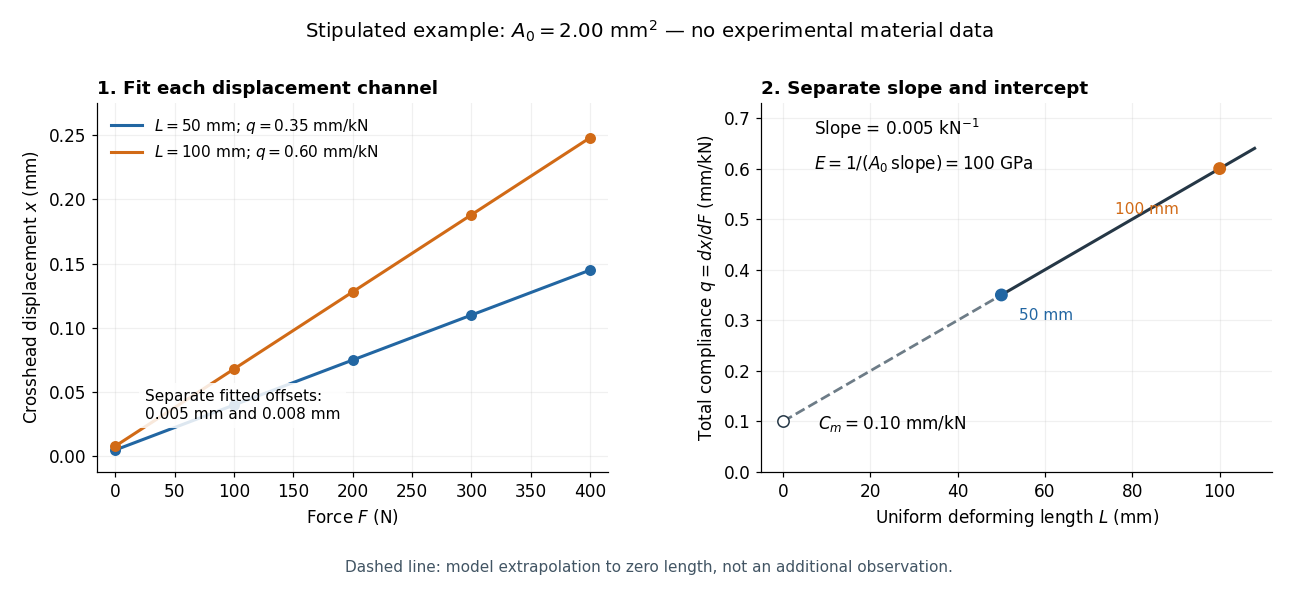

Recreate this plot in Python.
"""Stipulated two-length inverse problem, not measured material data.

Python 3.14, matplotlib 3.10.7, numpy 2.3.5. Writes basename.png to CWD.
"""

from pathlib import Path

import matplotlib.pyplot as plt
import numpy as np


force = np.array([0, 100, 200, 300, 400], dtype=float)
lengths = np.array([50, 100], dtype=float)
displacements = np.array([[.005, .040, .075, .110, .145],
                          [.008, .068, .128, .188, .248]])
fits = np.array([np.polyfit(force, x, 1) for x in displacements])
q = fits[:, 0]
length_slope, machine_compliance = np.polyfit(lengths, q, 1)
area = 2.0
modulus = 1 / (area * length_slope)
assert np.allclose(q, [.00035, .00060], rtol=1e-12)
assert np.isclose(modulus, 100000)
assert np.isclose(machine_compliance, .0001)

plt.rcParams.update({"font.size": 11, "font.family": "DejaVu Sans"})
fig, (left, right) = plt.subplots(1, 2, figsize=(11.8, 5.5))
fig.patch.set_facecolor("white")
colors = ["#2266a2", "#d16a16"]
for i, color in enumerate(colors):
    left.plot(force, np.polyval(fits[i], force), color=color, lw=2,
              label=f"$L={lengths[i]:.0f}$ mm; $q={q[i]*1000:.2f}$ mm/kN")
    left.scatter(force, displacements[i], color=color, s=38, zorder=3)
left.set(xlabel="Force $F$ (N)", ylabel="Crosshead displacement $x$ (mm)",
         xlim=(-15, 415), ylim=(-.012, .275))
left.set_title("1. Fit each displacement channel", loc="left", weight="bold", fontsize=12)
left.legend(loc="upper left", frameon=False, fontsize=10)
left.text(25, .027, "Separate fitted offsets:\n0.005 mm and 0.008 mm", fontsize=10,
          va="bottom", bbox={"facecolor": "white", "edgecolor": "none", "alpha": .85})

test_lengths = np.linspace(50, 108, 100)
right.plot(test_lengths, (machine_compliance + test_lengths * length_slope) * 1000,
           color="#253746", lw=2)
right.plot([0, 50], (machine_compliance + np.array([0, 50]) * length_slope) * 1000,
           color="#6d7c87", lw=1.8, ls="--")
right.scatter(lengths, q * 1000, c=colors, s=55, zorder=4)
right.scatter([0], [machine_compliance * 1000], marker="o", facecolors="white",
              edgecolors="#253746", s=55, zorder=4)
right.set(xlabel="Uniform deforming length $L$ (mm)",
          ylabel="Total compliance $q=dx/dF$ (mm/kN)",
          xlim=(-5, 112), ylim=(0, .73))
right.set_title("2. Separate slope and intercept", loc="left", weight="bold", fontsize=12)
right.text(8, .095, "$C_m=0.10$ mm/kN", fontsize=11, va="center")
right.text(7, .60, "Slope = 0.005 kN$^{-1}$\n$E=1/(A_0\\,\\mathrm{slope})=100$ GPa",
           linespacing=1.7, fontsize=11)
right.annotate("50 mm", (50, .35), xytext=(54, .30), fontsize=10, color=colors[0])
right.annotate("100 mm", (100, .60), xytext=(76, .51), fontsize=10, color=colors[1])
for ax in [left, right]:
    ax.grid(alpha=.18)
    ax.spines[["top", "right"]].set_visible(False)
fig.suptitle("Stipulated example: $A_0=2.00$ mm$^2$ — no experimental material data",
             fontsize=13, y=.97)
fig.subplots_adjust(left=.075, right=.98, top=.83, bottom=.22, wspace=.30)
fig.text(.5, .055, "Dashed line: model extrapolation to zero length, not an additional observation.",
         ha="center", fontsize=10, color="#425564")
fig.savefig(Path(__file__).stem + ".png", dpi=110, facecolor="white")
plt.close(fig)
